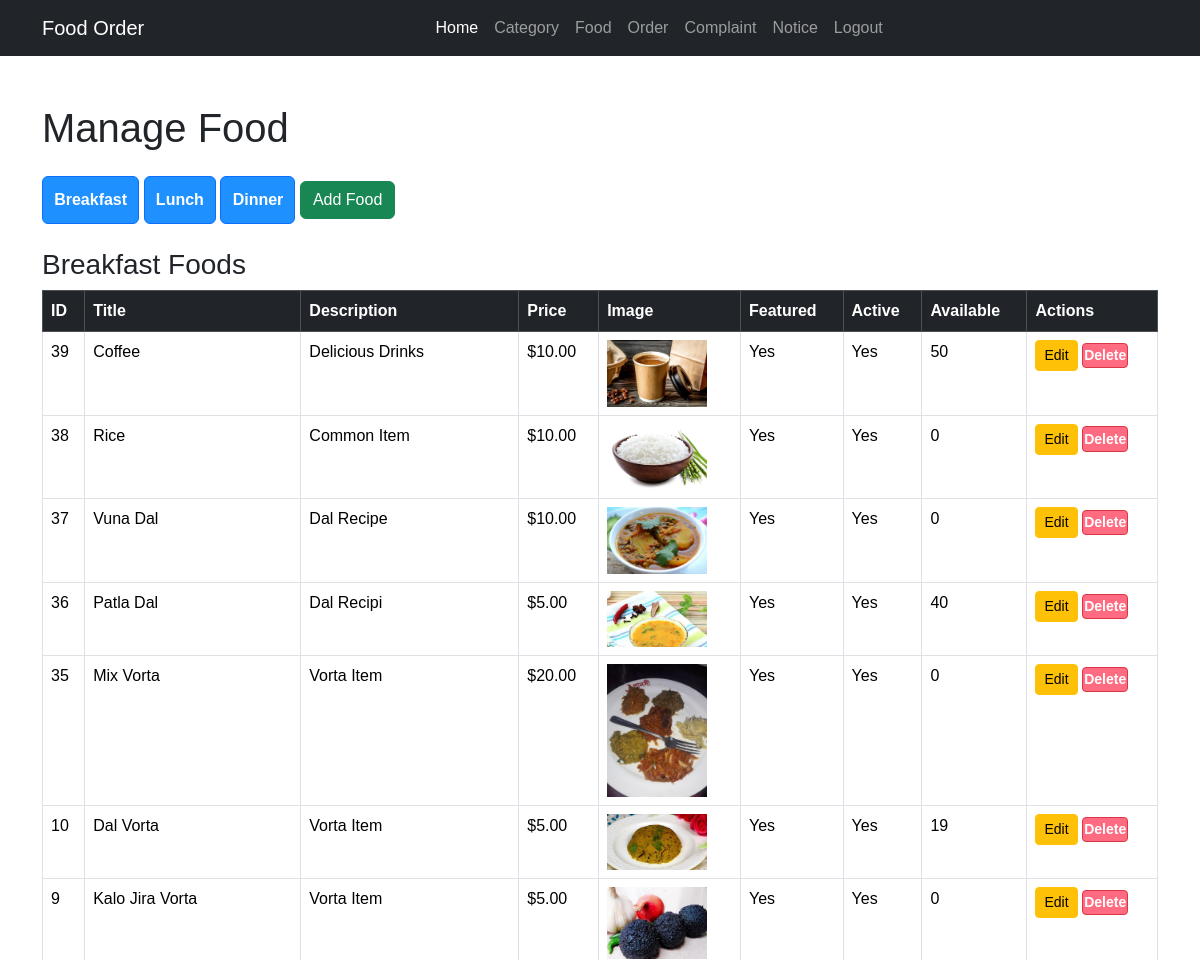
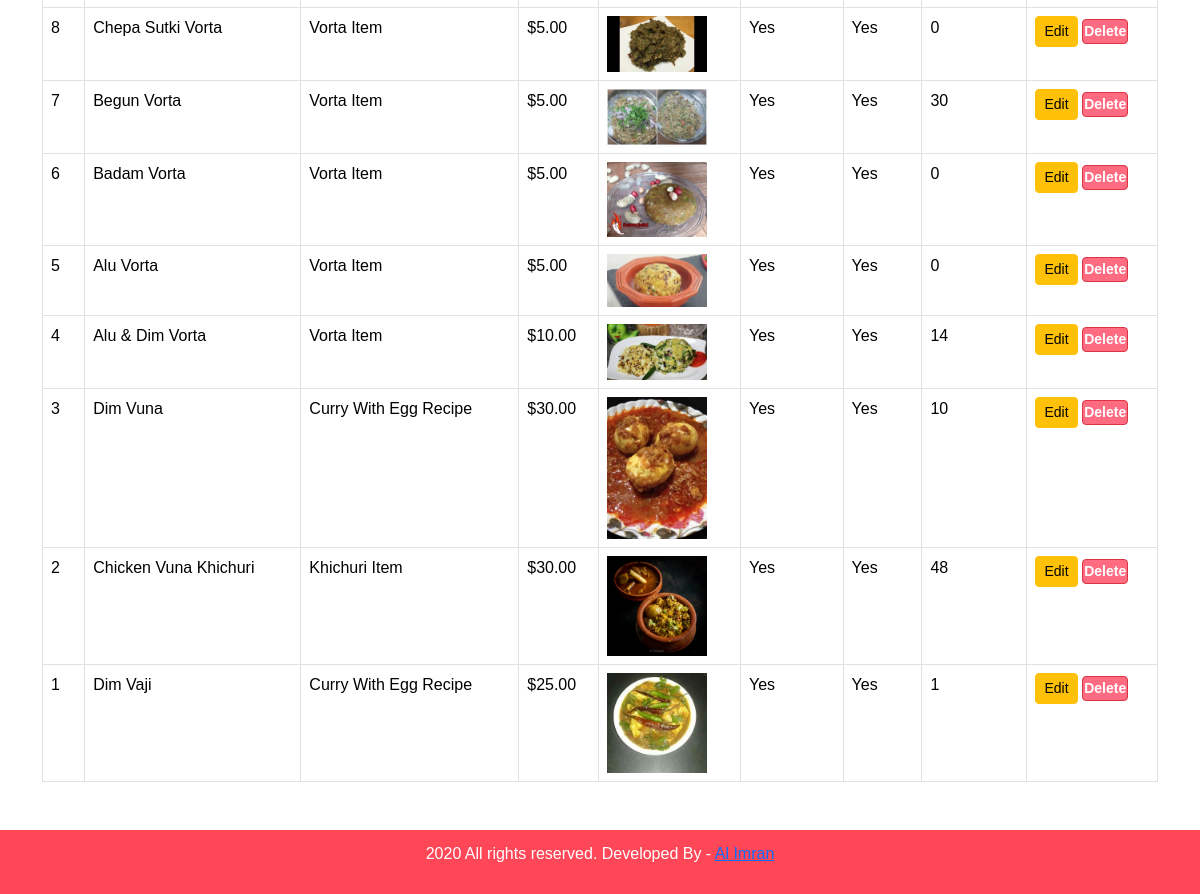
/admin/manage-food.php (signed in), run on the app's committed database (2 pictures, top to bottom).
### tables this page shows
CREATE TABLE `tbl_food` (
  `id` int(11) NOT NULL,
  `title` varchar(100) NOT NULL,
  `description` text DEFAULT NULL,
  `price` decimal(10,2) NOT NULL,
  `image_path` varchar(255) DEFAULT NULL,
  `category_name` varchar(50) NOT NULL,
  `featured` enum('Yes','No') DEFAULT 'No',
  `active` enum('Yes','No') DEFAULT 'Yes',
  `totalFood` int(11) DEFAULT 0,
  `newAddFood` int(11) DEFAULT 0
);

### admin/partials/functions.php (called while the page is built)
<?php
function getAvailableFood(PDO $pdo, int $foodId, int $totalFood): int {
    $statuses = ['Pending', 'Completed', 'Cancelled'];
    $totals = [
        'Pending' => 0,
        'Completed' => 0,
        'Cancelled' => 0
    ];
    foreach ($statuses as $status) {
        $stmt = $pdo->prepare("
            SELECT * FROM orders
            WHERE status = :status
            AND JSON_CONTAINS(food_ids, :id, '$')
        ");
        $stmt->bindValue(':status', $status);
        $stmt->bindValue(':id', json_encode(strval($foodId)));
        $stmt->execute();
        $rows = $stmt->fetchAll(PDO::FETCH_ASSOC);
        foreach ($rows as $row) {
            $foodIds = json_decode($row['food_ids'], true);
            $quantities = json_decode($row['quantities'], true);
            $index = array_search(strval($foodId), $foodIds);
            if ($index !== false) {
                $totals[$status] += intval($quantities[$index]);
            }
        }
    }
    return ($totalFood + $totals['Cancelled']) - $totals['Pending'] - $totals['Completed'];
}
?>

### admin/manage-food.php (the view, shortened to what this page needs)
<?php
include('./partials/menu.php');
require_once './partials/functions.php';
$objDb = new DbConnect();
$pdo = $objDb->connect();
?>
<div class="container my-5">
    <h1 class="mb-4">Manage Food</h1>
    <div class="mb-4">
        <button class="btn btn-primary category-btn" data-target="Breakfast">Breakfast</button>
        <button class="btn btn-primary category-btn" data-target="Lunch">Lunch</button>
        <button class="btn btn-primary category-btn" data-target="Dinner">Dinner</button>
        <button class="btn btn-success category-btn" data-target="AddFood">Add Food</button>
    </div>
    <?php
    $categories = ['Breakfast','Lunch','Dinner'];
    foreach($categories as $cat): ?>
        <div class="food-list" id="<?php echo $cat; ?>" style="display: <?php echo ($cat=='Breakfast')?'block':'none'; ?>">
            <h3><?php echo $cat; ?> Foods</h3>
            <?php
            $stmt = $pdo->prepare("SELECT * FROM tbl_food WHERE category_name=:cat ORDER BY id DESC");
            $stmt->bindParam(':cat', $cat);
            $stmt->execute();
            $foods = $stmt->fetchAll(PDO::FETCH_ASSOC);
            if(count($foods)>0): ?>
            <table class="table table-bordered">
                <thead class="table-dark">
                    <tr>
                        <th>ID</th>
                        <th>Title</th>
                        <th>Description</th>
                        <th>Price</th>
                        <th>Image</th>
                        <th>Featured</th>
                        <th>Active</th>
                        <th>Available</th>
                        <th>Actions</th>
                    </tr>
                </thead>
                <tbody>
                    <?php foreach($foods as $food): ?>
                    <tr id="row-<?php echo $food['id']; ?>">
                        <form method="POST" enctype="multipart/form-data">
                            <td><?php echo $food['id']; ?></td>
                            <td>
                                <span class="text-view"><?php echo htmlspecialchars($food['title']); ?></span>
                            </td>
                            <td>
                                <span class="text-view"><?php echo htmlspecialchars($food['description']); ?></span>
                            </td>
                            <td>
                                <span class="text-view">$<?php echo $food['price']; ?></span>
                            </td>
                            <td>
                                <span class="text-view">
                                   <?php
                                        $imagePath = "../images/food/" . $food['image_path'];
                                        ?>
                                        <img src="<?php echo $imagePath; ?>" width="100">
                                </span>
                            </td>
                            <td>
                                <span class="text-view"><?php echo $food['featured']; ?></span>
                            </td>
                            <td>
                                <span class="text-view"><?php echo $food['active']; ?></span>
                            </td>
                            <td>
                                    <?php
                                        $available = getAvailableFood($pdo, $food['id'], $food['totalFood']);
                                    ?>
                                    <span class="text-view"><?php echo $available; ?></span>
                            </td>
                            <td>
                                <button type="button" class="btn btn-warning btn-sm edit-btn">Edit</button>
                                <a href="delete-food.php?id=<?php echo $food['id']; ?>" class="btn btn-danger btn-sm">Delete</a>
                            </td>
                        </form>
                    </tr>
                    <?php endforeach; ?>
                </tbody>
            </table>
            <?php else: ?>
                <div class="alert alert-info">No foods added yet.</div>
            <?php endif; ?>
        </div>
    <?php endforeach; ?>
</div>
<?php include('partials/footer.php'); ?>

### admin/partials/menu.php (shortened to what this page needs)
<!DOCTYPE html>
<html>
<head>
    <link href="https://cdn.jsdelivr.net/npm/bootstrap@5.3.2/dist/css/bootstrap.min.css" rel="stylesheet">
    <link rel="stylesheet" href="../css/admin.css">
</head>
<body>
    <nav class="navbar navbar-expand-lg navbar-dark bg-dark">
        <div class="container">
            <a class="navbar-brand" href="index.php">Food Order</a>
            <div class="collapse navbar-collapse justify-content-center" id="navbarNav">
                <ul class="navbar-nav">
                    <li class="nav-item">
                        <a class="nav-link active" aria-current="page" href="index.php">Home</a>
                    </li>
                    <li class="nav-item">
                        <a class="nav-link" href="manage-category.php">Category</a>
                    </li>
                    <li class="nav-item">
                        <a class="nav-link" href="manage-food.php">Food</a>
                    </li>
                    <li class="nav-item">
                        <a class="nav-link" href="manage-order.php">Order</a>
                    </li>
                    <li class="nav-item">
                        <a class="nav-link" href="complaint.php">Complaint</a>
                    </li>
                    <li class="nav-item">
                        <a class="nav-link" href="notice.php">Notice</a>
                    </li>
                    <li class="nav-item">
                        <?php if(isset($_SESSION['admin']) && $_SESSION['admin']): ?>
                            <a class="nav-link" href="logout.php">Logout</a>
                        <?php else: ?>
                            <a class="nav-link" href="login.php">Login</a>
                        <?php endif; ?>
                    </li>
                </ul>
            </div>
        </div>
    </nav>

### admin/partials/footer.php (shortened to what this page needs)
<div class="footer">
            <div class="wrapper">
                <p class="text-center">2020 All rights reserved. Developed By - <a href="#"> Al Imran</a></p>
            </div>
</div>
</body>
</html>

### css/admin.css (style rules this page uses)
* { margin: 0; padding: 0; font-family: Arial, Helvetica, sans-serif; }
.wrapper { padding: 1%; width: 80%; margin: 0 auto; }
.text-center { text-align: center; }
table tr th { border-bottom: 1px solid black; padding: 1%; text-align: left; }
table tr td { padding: 1%; }
.btn-primary { background-color: #1e90ff; padding: 1%; color: white; text-decoration: none; font-weight: bold; }
.btn-danger { background-color: #ff6b81; padding: 1%; color: white; text-decoration: none; font-weight: bold; }
.footer { background-color: #ff4757; color: white; }

### data on the page
tbl_food: id "39", title "Coffee", description "Delicious Drinks", price "10.00", image_path (picture), featured "Yes", active "Yes", available "50"
tbl_food: id "38", title "Rice", description "Common Item", price "10.00", image_path (picture), featured "Yes", active "Yes", available "0"
tbl_food: id "37", title "Vuna Dal", description "Dal Recipe", price "10.00", image_path (picture), featured "Yes", active "Yes", available "0"
tbl_food: id "36", title "Patla Dal", description "Dal Recipi", price "5.00", image_path (picture), featured "Yes", active "Yes", available "40"
tbl_food: id "35", title "Mix Vorta", description "Vorta Item", price "20.00", image_path (picture), featured "Yes", active "Yes", available "0"
tbl_food: id "10", title "Dal Vorta", description "Vorta Item", price "5.00", image_path (picture), featured "Yes", active "Yes", available "19"
tbl_food: id "9", title "Kalo Jira Vorta", description "Vorta Item", price "5.00", image_path (picture), featured "Yes", active "Yes", available "0"
tbl_food: id "8", title "Chepa Sutki Vorta", description "Vorta Item", price "5.00", image_path (picture), featured "Yes", active "Yes", available "0"
tbl_food: id "7", title "Begun Vorta", description "Vorta Item", price "5.00", image_path (picture), featured "Yes", active "Yes", available "30"
tbl_food: id "6", title "Badam Vorta", description "Vorta Item", price "5.00", image_path (picture), featured "Yes", active "Yes", available "0"
tbl_food: id "5", title "Alu Vorta", description "Vorta Item", price "5.00", image_path (picture), featured "Yes", active "Yes", available "0"
tbl_food: id "4", title "Alu & Dim Vorta", description "Vorta Item", price "10.00", image_path (picture), featured "Yes", active "Yes", available "14"
tbl_food: id "3", title "Dim Vuna", description "Curry With Egg Recipe", price "30.00", image_path (picture), featured "Yes", active "Yes", available "10"
tbl_food: id "2", title "Chicken Vuna Khichuri", description "Khichuri Item", price "30.00", image_path (picture), featured "Yes", active "Yes", available "48"
tbl_food: id "1", title "Dim Vaji", description "Curry With Egg Recipe", price "25.00", image_path (picture), featured "Yes", active "Yes", available "1"

### other printed values
$cat "Breakfast"
